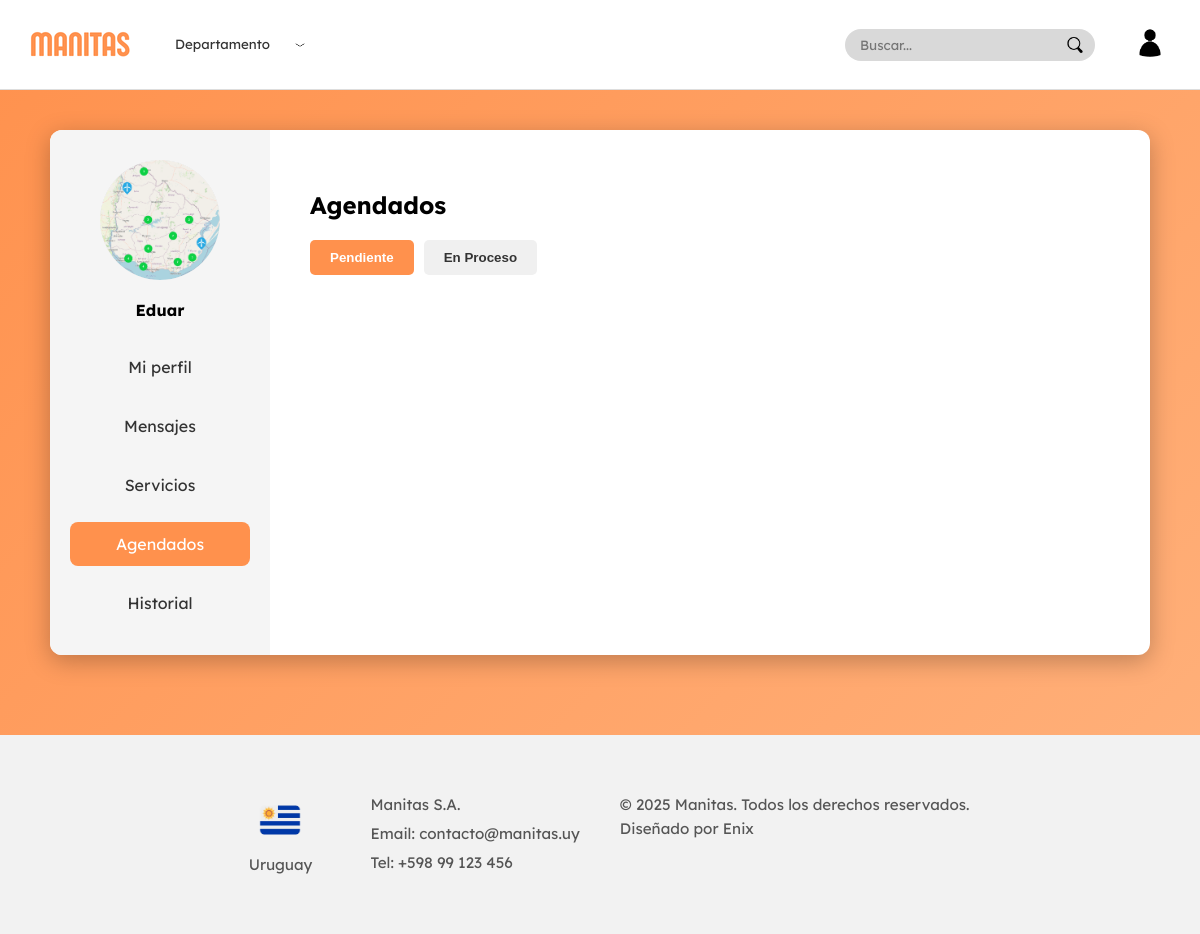
The app's page /apps/VIstas/paginas/empresa/perfil_empresa.php?seccion=agendados (signed in) with its own data.
### tables this page shows
CREATE TABLE `empresa` (
  `IdUsuario` int NOT NULL,
  `NombreEmpresa` varchar(100) NOT NULL,
  `Calle` varchar(100) NOT NULL,
  `Numero` varchar(10) NOT NULL,
  `imagen` varchar(255) DEFAULT NULL,
  PRIMARY KEY (`IdUsuario`),
  CONSTRAINT `fk_empresa_usuario` FOREIGN KEY (`IdUsuario`) REFERENCES `usuario` (`IdUsuario`) ON DELETE CASCADE
);

### apps/Modelos/Empresa.php (called while the page is built, shortened)
<?php
require_once('Usuario.php');
class Empresa extends Usuario
{
    private $nombreEmpresa;
    private $calle;
    private $numero;
    private $imagen;
    public function __construct($idUsuario, $email, $contrasena, $telefono, $nombreEmpresa, $calle, $numero, $imagen = null)
    {
        $this->nombreEmpresa = $nombreEmpresa;
        $this->calle = $calle;
        $this->numero = $numero;
        $this->imagen = $imagen;
    }
    public function getNombreEmpresa()
    {
        return $this->nombreEmpresa;
    }
    public function getCalle()
    {
        return $this->calle;
    }
    public function getNumero()
    {
        return $this->numero;
    }
    public function getImagen()
    {
        return $this->imagen;
    }
    public static function obtenerPorId($conn, $idUsuario)
    {
        $stmt = $conn->prepare("
      SELECT u.IdUsuario, u.Email, u.Contraseña,
       e.NombreEmpresa, e.Calle, e.Numero, e.Imagen
FROM empresa e
JOIN usuario u ON e.IdUsuario = u.IdUsuario
WHERE e.IdUsuario = ?
    ");
        $stmt->bind_param("i", $idUsuario);
        $stmt->execute();
        $res = $stmt->get_result();
        $datos = $res->fetch_assoc();
        if ($datos) {
            return new Empresa(
                $datos['IdUsuario'],
                $datos['Email'],
                $datos['Contraseña'],
                null,
                $datos['NombreEmpresa'],
                $datos['Calle'],
                $datos['Numero'],
                $datos['Imagen']
            );
        }
        return null;
    }
}

### apps/Controlador/empresa/PerfilEmpresaControlador.php (called while the page is built, shortened)
<?php
require_once($_SERVER['DOCUMENT_ROOT'].'/Proyecto/apps/Modelos/conexion.php');
require_once($_SERVER['DOCUMENT_ROOT'].'/Proyecto/apps/Modelos/Empresa.php');
require_once($_SERVER['DOCUMENT_ROOT'].'/Proyecto/apps/Modelos/Comunica.php');
$idUsuario = $_SESSION['idUsuario'];
$empresa = Empresa::obtenerPorId($conn, $idUsuario);
$datos = [
    "Email" => $empresa->getEmail(),
    "NombreEmpresa" => $empresa->getNombreEmpresa(),
    "Calle" => $empresa->getCalle(),
    "Numero" => $empresa->getNumero(),
    "Imagen" => $empresa->getImagen()
];
?>

### apps/Modelos/Usuario.php (called while the page is built, shortened)
<?php
class Usuario
{
    private $email;
    public function __construct($idUsuario, $email, $contrasena)
    {
        $this->email = $email;
    }
    public function getEmail()
    {
        return $this->email;
    }
}

### apps/VIstas/paginas/empresa/perfil_empresa.php (the view, shortened to what this page needs)
<?php
require_once($_SERVER['DOCUMENT_ROOT'] . '/Proyecto/apps/controlador/empresa/PerfilEmpresaControlador.php');
$seccion = $_GET['seccion'] ?? 'perfil';
?>
<!DOCTYPE html>
<html lang="es">
<head>
    <link rel="stylesheet" href="/Proyecto/public/css/fonts.css">
    <link rel="stylesheet" href="/Proyecto/public/css/layout/navbar.css">
    <link rel="stylesheet" href="/Proyecto/public/css/layout/footer.css">
    <link rel="stylesheet" href="/Proyecto/public/css/paginas/empresa/perfil_empresa.css">
    <link rel="stylesheet" href="/Proyecto/public/css/paginas/empresa/perfilsecciones/agendados.css">
    <link rel="stylesheet" href="/Proyecto/public/css/paginas/empresa/perfilsecciones/historial.css">
</head>
<body>
    <?php include $_SERVER['DOCUMENT_ROOT'] . '/Proyecto/apps/vistas/layout/navbar.php'; ?>
    <div class="perfil-container">
        <div class="perfil-box">
            <div class="perfil-opciones">
                <div class="foto-circulo">
                    <?php if (!empty($datos['Imagen'])): ?>
                        <img src="/Proyecto/public/imagen/empresas/<?php echo htmlspecialchars($datos['Imagen']); ?>" class="foto-perfil" alt="Foto Empresa">
                    <?php else: ?>
                        +
                    <?php endif; ?>
                </div>
                <div class="nombre-usuario" id="nombreColumna">
                    <?php echo htmlspecialchars($datos['NombreEmpresa']); ?>
                </div>
                <div class="opciones-lista">
                    <a href="?seccion=perfil" data-seccion="perfil" class="opcion <?php echo $seccion == 'perfil' ? 'activa' : ''; ?>">Mi perfil</a>
                <a href="?seccion=mensajes" data-seccion="mensajes" class="opcion <?php echo $seccion == 'mensajes' ? 'activa' : ''; ?>">
                Mensajes
            </a>
                    <a href="?seccion=servicios" data-seccion="servicios" class="opcion <?php echo $seccion == 'servicios' ? 'activa' : ''; ?>">Servicios</a>
                <a href="?seccion=agendados" data-seccion="agendados" class="opcion  <?php echo $seccion == 'agendados' ? 'activa' : ''; ?>">
                Agendados
            </a>
                    <a href="?seccion=historial" data-seccion="historial" class="opcion <?php echo $seccion == 'historial' ? 'activa' : ''; ?>">Historial</a>
                </div>
            </div>
            <div class="perfil-info" id="contenido-seccion">
                <?php
                switch ($seccion) {
                    case 'agendados':
                        include $_SERVER['DOCUMENT_ROOT'] . '/Proyecto/apps/vistas/paginas/empresa/perfilsecciones/agendados.php';
                        break;
                }
                ?>
            </div>
        </div>
    </div>
    <?php include $_SERVER['DOCUMENT_ROOT'] . '/Proyecto/apps/vistas/layout/footer.php'; ?>
</body>
</html>

### public/css/layout/navbar.css (style rules this page uses)
body { margin: 0; font-family: 'Lexend', sans-serif; }

### public/css/paginas/empresa/perfil_empresa.css (style rules this page uses)
body { font-family: "Lexend", sans-serif; margin: 0; padding: 0; background-color: #ff914d; }
.perfil-container { display: flex; justify-content: center; align-items: flex-start; padding: 40px 20px 80px 20px; }
.perfil-box { background-color: #fff; width: 95%; max-width: 1100px; display: flex; border-radius: 12px; overflow: hidden; box-shadow: 0 6px 25px rgba(0, 0, 0, 0.25); position: relative; box-sizing: border-box; }
.perfil-opciones { background-color: #f5f5f5; width: 220px; padding: 30px 20px; display: flex; flex-direction: column; align-items: center; box-sizing: border-box; }
.foto-circulo { width: 120px; height: 120px; border-radius: 50%; background-color: #ddd; display: flex; justify-content: center; align-items: center; font-size: 36px; color: #555; cursor: pointer; margin-bottom: 20px; border: none; overflow: hidden; position: relative; }
.foto-circulo img.foto-perfil { width: 100%; height: 100%; object-fit: cover; border-radius: 50%; background-color: #fff; }
.nombre-usuario { font-weight: 600; margin-bottom: 25px; text-align: center; word-break: break-word; }
.opciones-lista { display: flex; flex-direction: column; gap: 15px; width: 100%; }
.opcion { display: block; padding: 12px 15px; border-radius: 8px; text-align: center; cursor: pointer; transition: background 0.2s; text-decoration: none; color: #333; position: relative; }
.opcion.activa { background-color: #ff914d; color: #fff; }
.perfil-info { flex: 1; padding: 40px; position: relative; box-sizing: border-box; }

### public/css/paginas/empresa/PerfilSecciones/agendados.css (style rules this page uses)
body, html { margin: 0; padding: 0; font-family: 'Lexend', sans-serif; background: linear-gradient(135deg, #ff914d, #ffb27d); }

### public/css/paginas/empresa/PerfilSecciones/historial.css (style rules this page uses)
body, html { margin: 0; padding: 0; font-family: 'Lexend', sans-serif; background: linear-gradient(135deg, #ff914d, #ffb27d); }

### records on screen
empresa: imagen (picture), NombreEmpresa "Eduar"
